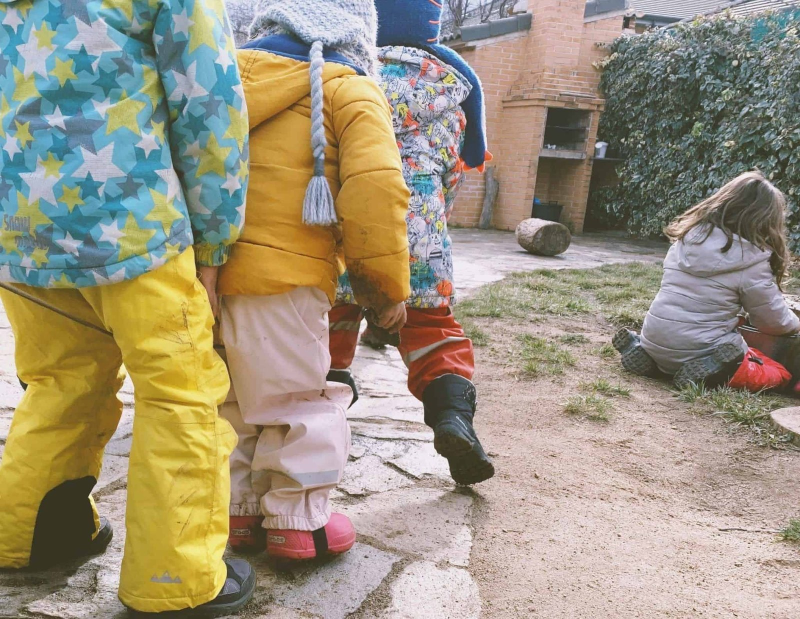
#> input picture assets/img/src/waldorf-1.jpg, 1600 x 1238 px (shown at 1/2 size); its folder holds 5 pictures in this run
$ python process-images.py
#> lines starting #> are read from the running program, lines starting #| are printed output that depends on the picture
"""Build the responsive photo set from assets/img/src/*.jpg.

Uniform 4:3 crop, one warm grade for every photo, Lanczos resize with a light
unsharp mask, progressive JPEG at 640/960/1280/1600, plus a 1200x630 share card.
Run with a Python that has Pillow:  python tools/process-images.py
"""
import os, sys
from PIL import Image, ImageEnhance, ImageFilter, ImageOps

ROOT = os.path.join(os.path.dirname(__file__), '..', 'assets', 'img')
SRC = os.path.join(ROOT, 'src')
WIDTHS = [640, 960, 1280, 1600]
NAMES = ['waldorf-1', 'waldorf-2', 'waldorf-5', 'waldorf-6', 'waldorf-7']

def grade(im):
    # Consistent warm grade: gentle contrast, a little saturation, warmth via channel gain
    im = ImageEnhance.Contrast(im).enhance(1.06)
    im = ImageEnhance.Color(im).enhance(1.10)
    r, g, b = im.split()
    r = r.point(lambda v: min(255, int(v * 1.035 + 2)))
    b = b.point(lambda v: max(0, int(v * 0.965 - 2)))
    return Image.merge('RGB', (r, g, b))

def crop43(im):
    w, h = im.size
    target = 4 / 3
    if w / h > target:
        nw = int(h * target); x = (w - nw) // 2; return im.crop((x, 0, x + nw, h))
    nh = int(w / target); y = (h - nh) // 2; return im.crop((0, y, w, y + nh))

def save(im, path, q=82):
    im.save(path, 'JPEG', quality=q, optimize=True, progressive=True, subsampling=1)

for name in NAMES:
    im = ImageOps.exif_transpose(Image.open(os.path.join(SRC, name + '.jpg'))).convert('RGB')
#> im is the input picture: PIL image 1600x1238 RGB; mean R, G, B 157.1, 147.4, 127.2
    im = grade(crop43(im))
#> in grade, `r, g, b = im.split()`:
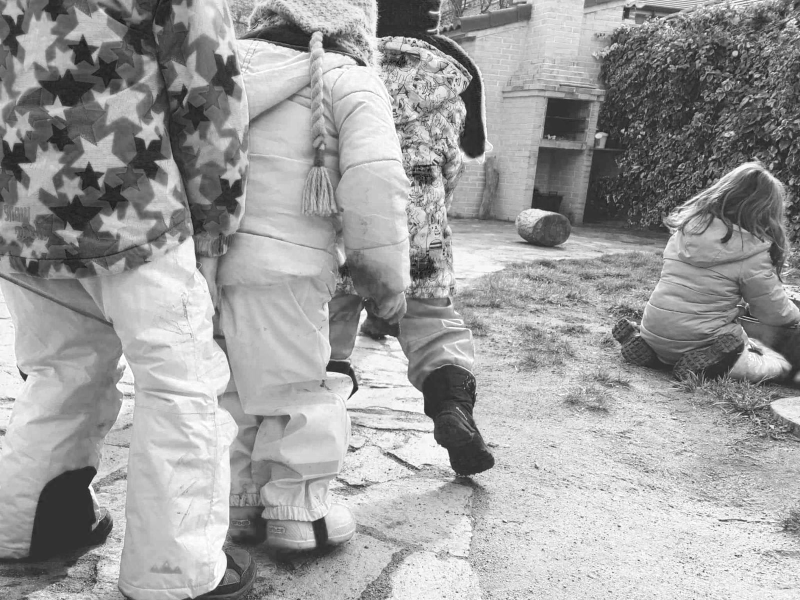
#> r: PIL image 1600x1200 L (shown at 1/2 size); min 5, max 255, mean 157.4
#> in grade, `r, g, b = im.split()`:
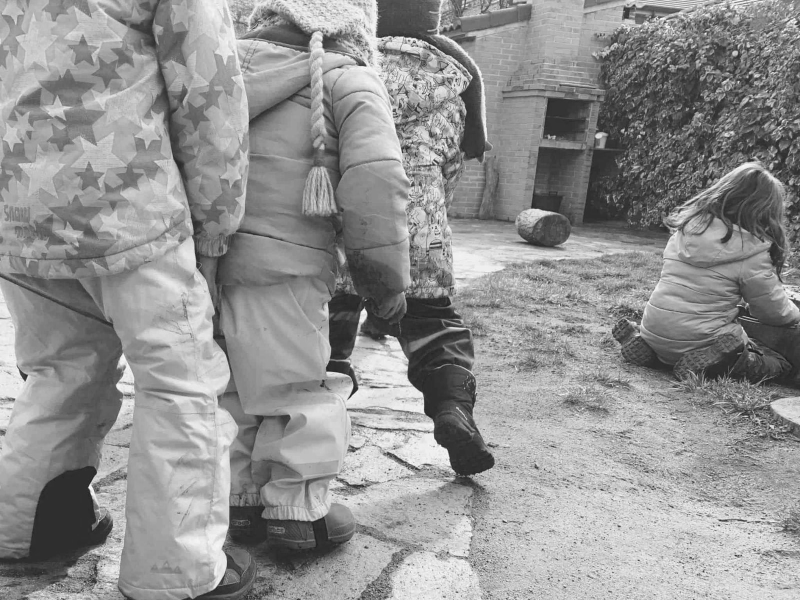
#> g: PIL image 1600x1200 L (shown at 1/2 size); min 12, max 255, mean 145.8
#> in grade, `r, g, b = im.split()`:
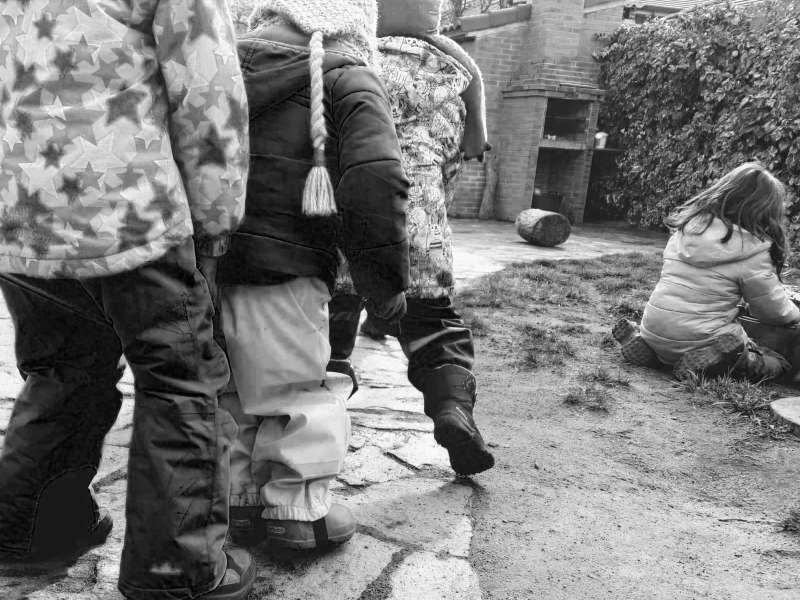
#> b: PIL image 1600x1200 L (shown at 1/2 size); min 0, max 255, mean 121.5
    for w in WIDTHS:
        if w > im.size[0]: continue  # never upscale
        h = round(w * 3 / 4)
        out = im.resize((w, h), Image.LANCZOS).filter(ImageFilter.UnsharpMask(radius=1.1, percent=70, threshold=2))
        save(out, os.path.join(ROOT, f'{name}-{w}.jpg'), q=74 if w <= 960 else 72)
#> this loop made 4 passes
#> pass 1, `out = im.resize((w, h), Image.LANCZOS).filter(ImageFilter.UnsharpMask(..`:
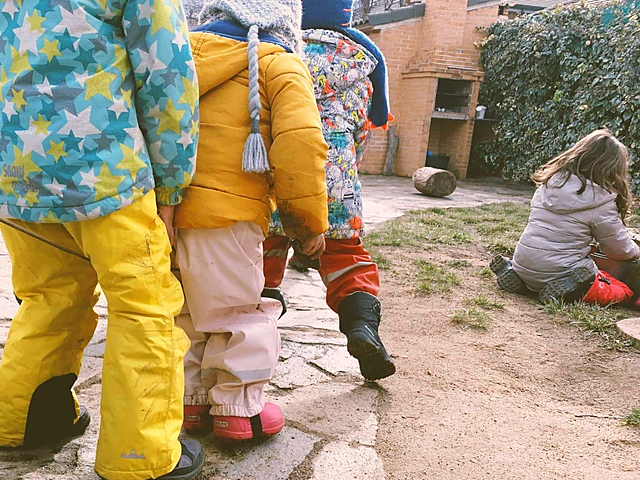
#> out: PIL image 640x480 RGB; mean R, G, B 164.1, 145.8, 114.8
    print(name, im.size)
#| waldorf-1 (1600, 1200)
#> pass 2 of the loop `for name in NAMES:`:
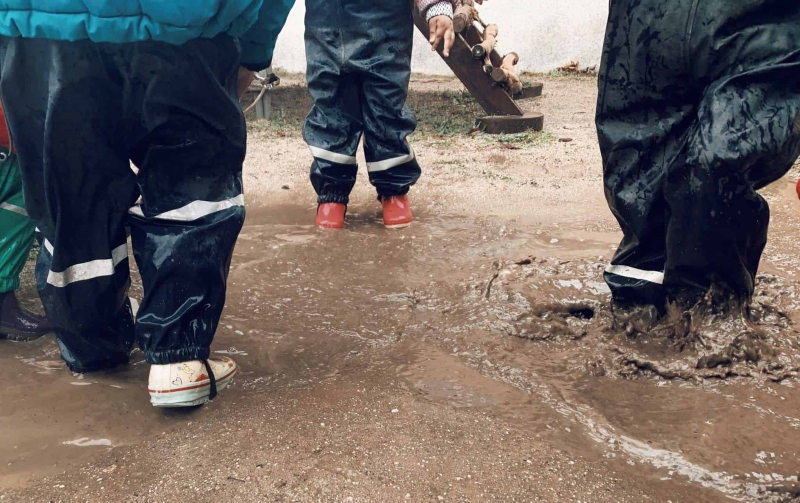
#> input picture assets/img/src/waldorf-2.jpg, 1600 x 1005 px (shown at 1/2 size)
#> im is the input picture: PIL image 1600x1005 RGB; mean R, G, B 107.9, 99.2, 96.6
#> g: PIL image 1340x1005 L
#> in grade (call 2), `r, g, b = im.split()`:
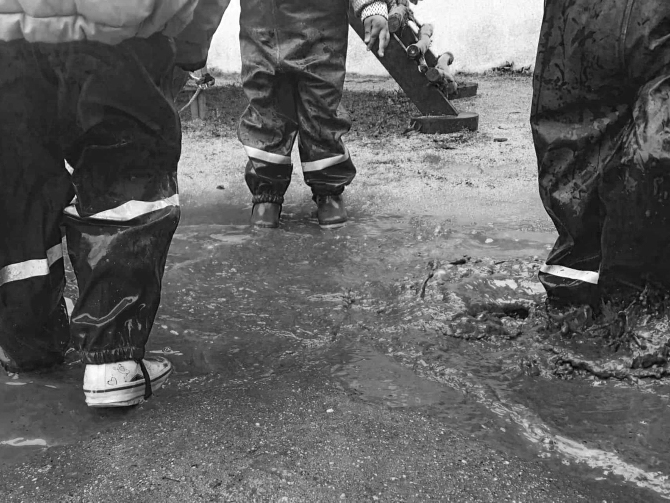
#> b: PIL image 1340x1005 L (shown at 1/2 size); min 0, max 255, mean 97.1
#> the loop `for w in WIDTHS:` made 4 passes
#> pass 1, `out = im.resize((w, h), Image.LANCZOS).filter(ImageFilter.UnsharpMask(..`:
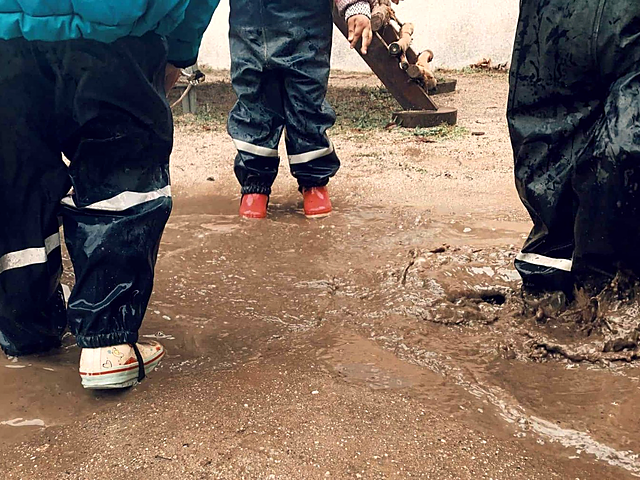
#> out: PIL image 640x480 RGB; mean R, G, B 118, 100.9, 91.2
#| waldorf-2 (1340, 1005)
#> pass 3 of the loop `for name in NAMES:`:
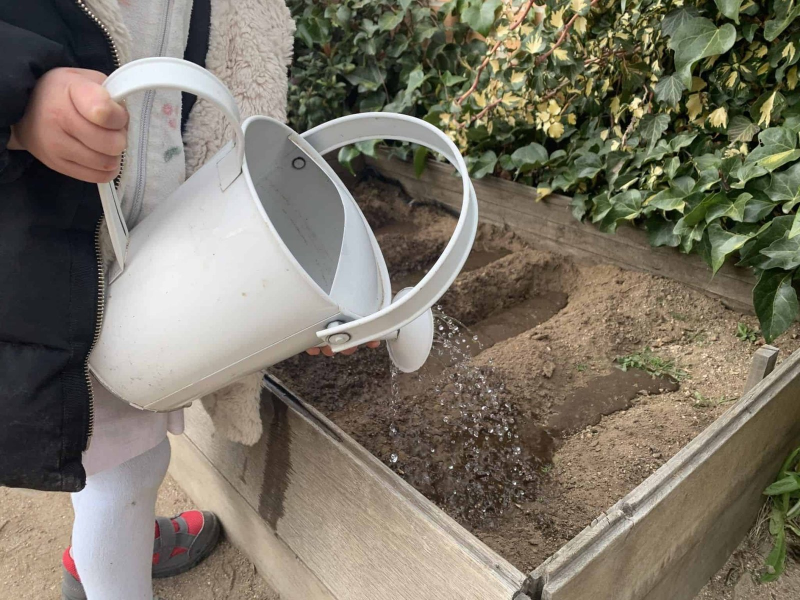
#> input picture assets/img/src/waldorf-5.jpg, 1600 x 1200 px (shown at 1/2 size)
#> im is the input picture: PIL image 1600x1200 RGB; mean R, G, B 122.9, 116.2, 102.3
#> g: PIL image 1600x1200 L
#> in grade (call 3), `r, g, b = im.split()`:
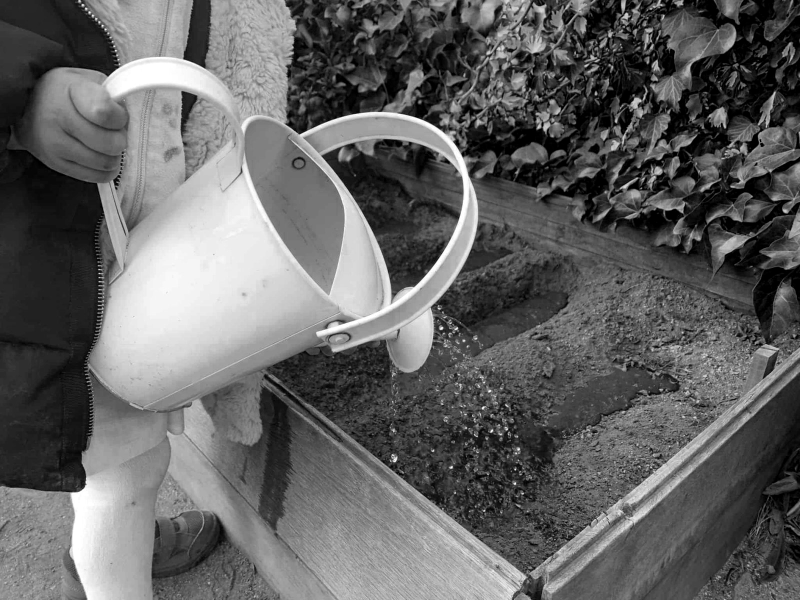
#> b: PIL image 1600x1200 L (shown at 1/2 size); min 0, max 255, mean 99.1
#> the loop `for w in WIDTHS:` made 4 passes
#> pass 1, `out = im.resize((w, h), Image.LANCZOS).filter(ImageFilter.UnsharpMask(..`:
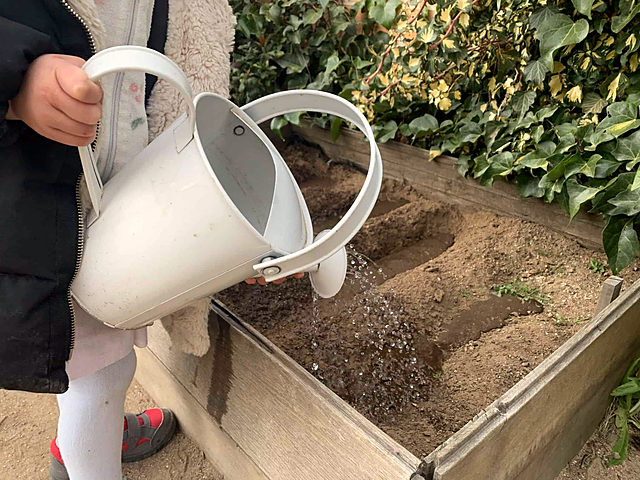
#> out: PIL image 640x480 RGB; mean R, G, B 128.7, 115.2, 93.5
#| waldorf-5 (1600, 1200)
#> the loop made 5 passes; the first 3 are shown

# Share card 1200x630 from the canopy playroom photo
im = ImageOps.exif_transpose(Image.open(os.path.join(SRC, 'waldorf-7.jpg'))).convert('RGB')
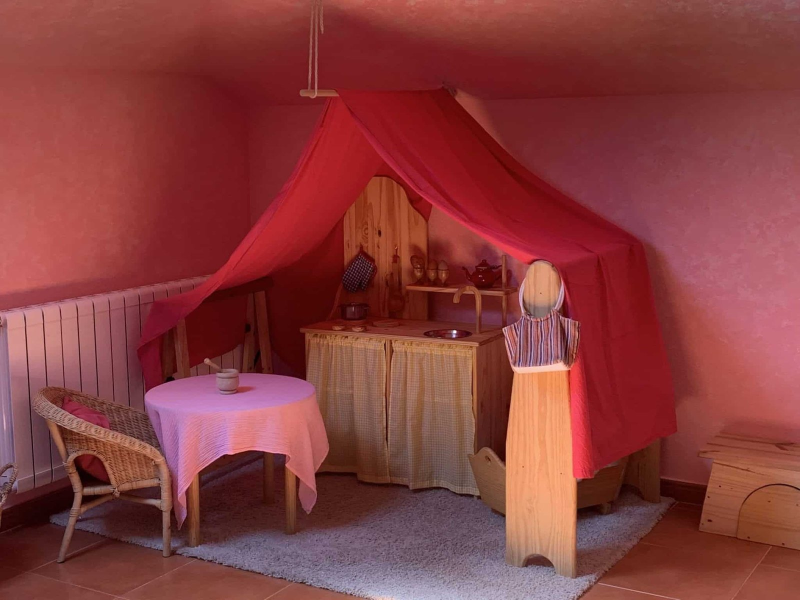
#> input picture assets/img/src/waldorf-7.jpg, 1600 x 1200 px (shown at 1/2 size)
#> im is the input picture: PIL image 1600x1200 RGB; mean R, G, B 135.4, 61.1, 61
im = grade(im)
#> in grade (call 6), `r, g, b = im.split()`:
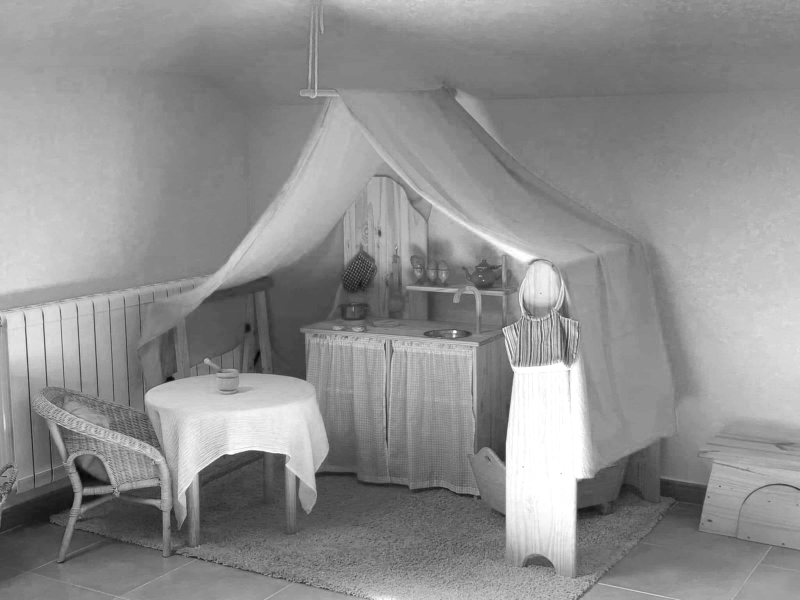
#> r: PIL image 1600x1200 L (shown at 1/2 size); min 2, max 255, mean 143
#> in grade (call 6), `r, g, b = im.split()`:
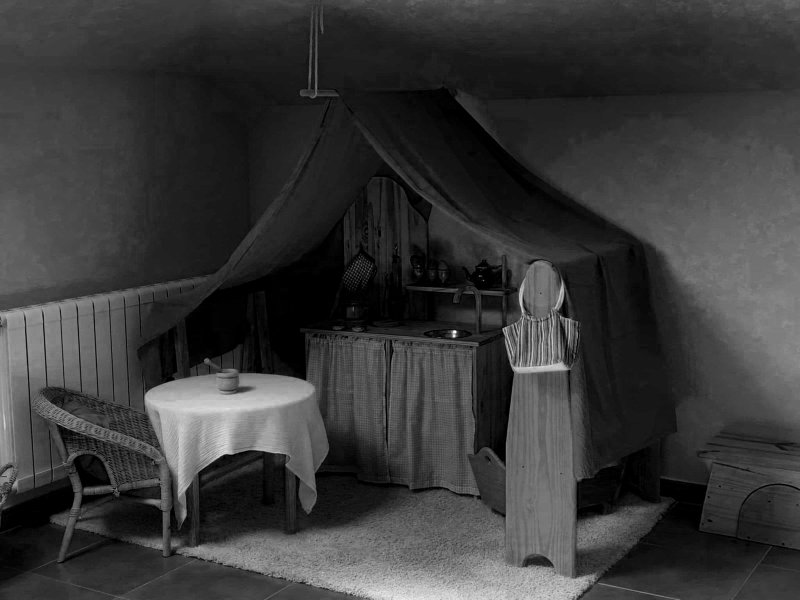
#> b: PIL image 1600x1200 L (shown at 1/2 size); min 0, max 255, mean 56.4
w, h = im.size; target = 1200 / 630
#> after `w, h = im.size`: w = 1600; h = 1200
nh = int(w / target); y = max(0, (h - nh) // 2)
#> after `nh = int(w / target)`: nh = 840
#> after `y = max(0, (h - nh) // 2)`: y = 180
im = im.crop((0, y, w, y + nh)).resize((1200, 630), Image.LANCZOS).filter(ImageFilter.UnsharpMask(radius=1.1, percent=60, threshold=2))
save(im, os.path.join(ROOT, 'share.jpg'), q=82)
print('share.jpg', im.size)
#| share.jpg (1200, 630)
